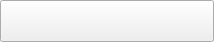
<?xml version="1.0" encoding="UTF-8"?>
<ui version="4.0">
 <class>dragablePushButton</class>
 <widget class="QPushButton" name="dragablePushButton">
  <property name="geometry">
   <rect>
    <x>0</x>
    <y>0</y>
    <width>214</width>
    <height>42</height>
   </rect>
  </property>
  <property name="windowTitle">
   <string>Frame</string>
  </property>
 </widget>
 <resources/>
 <connections/>
</ui>
